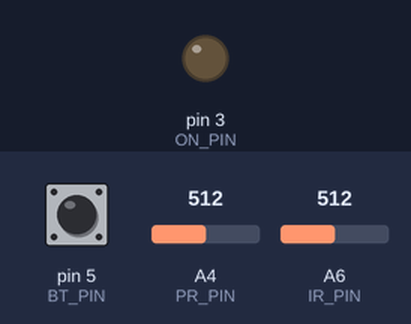
Recording of a sketch running on a simulated Arduino Nano, built with avr-gcc and run on an emulated ATmega328P. Parts: output pins drawn as LEDs (lit = HIGH). Dashed ring = blinking. The inputs (shaded band) are chosen by the test bench; at power-on: A4 (PR_PIN) = 512, pin 5 (BT_PIN) HIGH, A6 (IR_PIN) = 512.

Above: at 1.2 s.
1.3 s: A4 (PR_PIN) set to 55
2.8 s: A4 (PR_PIN) set to 47
At 3.2 s:
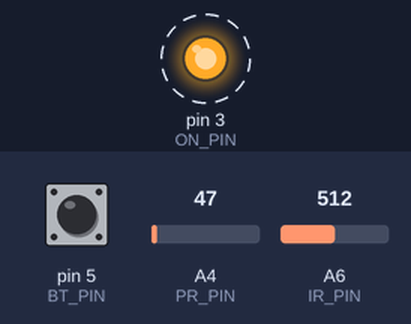
5.8 s: A4 (PR_PIN) set to 122
At 6.5 s:
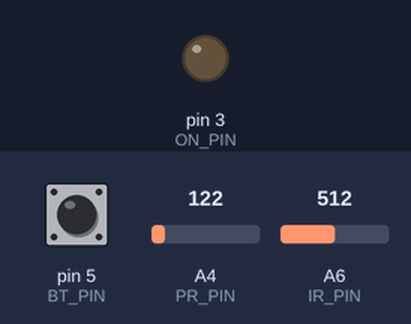
7.3 s: pin 5 (BT_PIN) pulled LOW for 0.15 s
At 7.8 s:
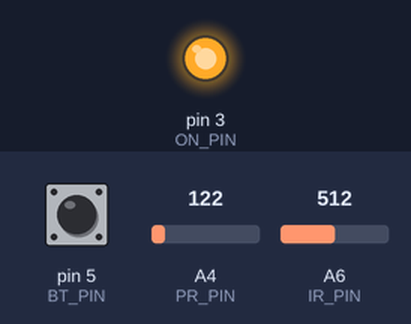
Timing chart, 0 to 9.9 s (numbered marks = the images above; inputs shaded):
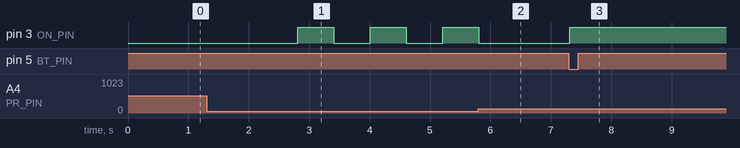

Measured:
- the behaviour switches between 50 and 49 on A4 (PR_PIN) (found by bisection; images 0 and 1)
- after the input at 1.3 s, every drawn part: stays the same
- after the input at 2.8 s, pin 3 (ON_PIN): alternates HIGH for 0.60 s and LOW for 0.60 s, starting at once
- after the input at 5.8 s, pin 3 (ON_PIN): goes on until 5.8 s, then stays LOW
- after the input at 7.3 s, pin 3 (ON_PIN): LOW → HIGH at once

The sketch:

hexalamp.ino
```cpp
//#define DEBUG
#define ON_PIN 3
#define BT_PIN 5
#define IR_PIN A6
#define PR_PIN A4
#define IR_TRH 900
#define PR_TRH 50

const int graceMillis = 100;
const int lightMillis = 30000;

void setup() {
  pinMode(ON_PIN, OUTPUT);
  pinMode(IR_PIN, INPUT);
  pinMode(PR_PIN, INPUT);
  pinMode(BT_PIN, INPUT_PULLUP);

#ifdef DEBUG
  Serial.begin(9600);
#endif
}

bool trig = false;
bool on = false;
bool bt = false;
int ir, pr;
unsigned long t = 0;
char _src = '?';

bool irTrig(int ir, int pr, bool on) {
  if (_src == 'b') {
    return false;
  }

  if ((!on and ir < IR_TRH and pr < PR_TRH) or (on and ir < IR_TRH)) {
    if (on) {
      _src = '?';
    } else {
      _src = 'i';
    }

    return true;
  }

  return false;
}

bool btPush(bool bt, bool on) {
  if (bt) {
    if (on) {
      _src = '?';
    } else {
      _src = 'b';
    }

    return true;
  }

  return false;
}

void loop() {
  ir = analogRead(IR_PIN);
  pr = analogRead(PR_PIN);
  bt = digitalRead(BT_PIN) == LOW;

  trig = (irTrig(ir, pr, on) or btPush(bt, on));

#ifdef DEBUG
  Serial.print("IR: ");
  Serial.print(ir);
  Serial.print(" / PR: ");
  Serial.print(pr);
  Serial.print(" / BT: ");
  Serial.print(bt);
  Serial.print(" / SRC: ");
  Serial.println(_src);
#endif

  if (trig) {
    on = !on;

    digitalWrite(ON_PIN, on);
    delay(5 * graceMillis);

    if (on) {
      t = millis();
    }
  }

  if (_src == 'i') {
    if (on) {
      if (millis() - t > lightMillis) {
        digitalWrite(ON_PIN, !on);
        t = millis();
        _src = '?';
      }
    }
  }

  delay(graceMillis);
}
```
